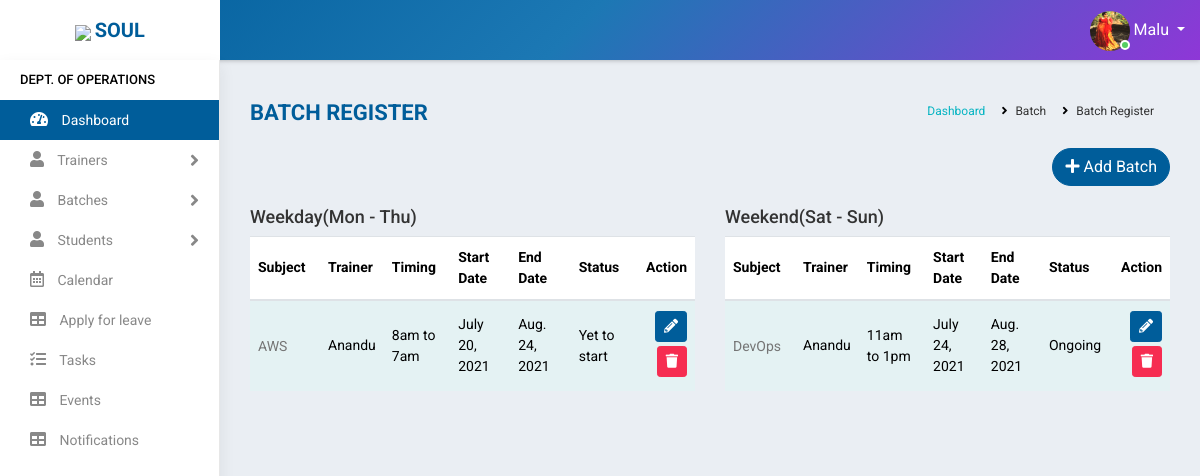
/batch_register/ (signed in), run on the app's committed database.
### accounts/models.py (models this page shows, shortened)
class Staff(models.Model):
    value= [
    ('1', 'Operations'),
    ('2', 'Sales'),
    ('3', 'Trainer'),
    ('4', 'Admin'),
]
    user = models.OneToOneField(User,on_delete=models.CASCADE,null=True)
    name = models.CharField(max_length=100,null=True)
    mobile = models.CharField(max_length=10,null=True)
    city = models.CharField(max_length=100,null=True)
    stype = models.CharField(max_length=100,null=True,choices=value)
    profile_pic = models.ImageField(null=True, blank=True,default="user-circle-solid.jpg")
    def __str__(self):
        return self.name

class Batch(models.Model):
    mod_value= [
    ('1', 'Weekday'),
    ('2', 'Weekend')
    ]
    status_value= [
        ('Yet to start', 'Yet to start'),
        ('Ongoing', 'Ongoing'),
        ('Completed', 'Completed'),
    ]
    subject = models.ForeignKey(Courses,on_delete=models.CASCADE,null=True)
    trainer = models.ForeignKey(Staff,on_delete=models.CASCADE,null=True,limit_choices_to={'stype':"3"})
    timing = models.CharField(max_length=100, null=True)
    start_date = models.DateField(null=True)
    end_date = models.DateField(null=True)
    mode = models.CharField(max_length=100,choices=mod_value,default=1)
    status = models.CharField(max_length=100,choices=status_value)

class Courses(models.Model):
    name = models.CharField(max_length=300,null=True)
    fee = models.CharField(max_length=6)
    def __str__(self):
        return self.name

### accounts/views.py (the view)
# urls.py: path('batch_register/', AllBatchView.as_view(),name='batch_register'),
class AllBatchView(View):
    def get(self, request):
        user=request.user
        if user.is_authenticated:
            s= Staff.objects.get(user=user)
            if s.stype == "1":
                b=Batch.objects.filter(mode="1")
                c=Batch.objects.filter(mode="2")
                return render(request,'accounts/all_batches.html',{'b':b,'c':c})
            else:
                return redirect('home')
        else:
            return redirect('logout')

### accounts/templates/accounts/all_batches.html (shortened to what this page needs)
{% extends 'accounts/main.html' %}
    {% block content %}
<div class="main-wrapper">
    {% include 'accounts/navbar.html' %}
    {% include 'accounts/sidebar_operations.html' %}
    <div class="page-wrapper">
        <div class="content container-fluid">
            <div class="page-header">
                <div class="row">
                    <div class="col-lg-7 col-md-12 col-sm-12 col-12">
                        <h5 class="text-uppercase">Batch Register</h5>
                    </div>
                    <div class="col-lg-5 col-md-12 col-sm-12 col-12">
                        <ul class="list-inline breadcrumb float-right">
                        <li class="list-inline-item"><a href="{% url 'operations_dashboard' %}">Dashboard</a></li>
                        <li class="list-inline-item">Batch</li>
                        <li class="list-inline-item">Batch Register</li>
                        </ul>
                    </div>
                </div>
            </div>
            <div class="row">
                <div class="col-sm-4 col-3"></div>
                <div class="col-sm-8 col-9 text-right m-b-20">
                    <a href="{% url 'batch_creation_form' %}" class="btn btn-primary float-right btn-rounded"><i class="fas fa-plus"></i> Add Batch</a>
                </div>
            </div>
                <div class="row">
                    <div class="col-12 col-md-6">
                        <div class="table-responsive">
                            <h4>Weekday(Mon - Thu)</h4>
                        <table class="table table-striped custom-table datatable">
                            <thead>
                                <tr>
                                    <th style="min-width:70px;">Subject</th>
                                    <th style="min-width:50px;">Trainer</th>
                                    <th style="min-width:50px;">Timing</th>
                                    <th style="min-width:50px;">Start Date</th>
                                    <th style="min-width:50px;">End Date</th>
                                    <th style="min-width:50px;">Status</th>
                                    <th class="text-right">Action</th>
                                </tr>
                            </thead>
                            <tbody>
                                {% for i in b %}
                                <tr>
                                    <td><h2><a href="">{{i.subject}}</a></h2></td>
                                    <td>{{i.trainer}}</td>
                                    <td>{{i.timing}}</td>
                                    <td>{{i.start_date}}</td>
                                    <td>{{i.end_date}}</td>
                                    <td>{{i.status}}</td>
                                    <td class="text-right">
                                    <a href="{%url 'batch_edit' i.id %}" class="btn btn-primary btn-sm mb-1">
                                    <i class="fas fa-pencil-alt" aria-hidden="true"></i>
                                    </a>
                                    <a href="{%url 'batch_delete' i.id %}" class="btn btn-danger btn-sm mb-1">
                                        <i class="fas fa-trash" aria-hidden="true"></i>
                                        </a>
                                    </td>
                                </tr>
                                {%  endfor %}
                            </tbody>
                        </table>
                        </div>
                    </div>
                    <div class="col-12 col-md-6">
                        <div class="table-responsive">
                            <h4>Weekend(Sat - Sun)</h4>
                        <table class="table table-striped custom-table datatable">
                            <thead>
                                <tr>
                                    <th style="min-width:70px;">Subject</th>
                                    <th style="min-width:50px;">Trainer</th>
                                    <th style="min-width:50px;">Timing</th>
                                    <th style="min-width:50px;">Start Date</th>
                                    <th style="min-width:50px;">End Date</th>
                                    <th style="min-width:50px;">Status</th>
                                    <th class="text-right">Action</th>
                                </tr>
                            </thead>
                            <tbody>
                                {% for i in c %}
                                <tr>
                                    <td><h2><a href="">{{i.subject}}</a></h2></td>
                                    <td>{{i.trainer}}</td>
                                    <td>{{i.timing}}</td>
                                    <td>{{i.start_date}}</td>
                                    <td>{{i.end_date}}</td>
                                    <td>{{i.status}}</td>
                                    <td class="text-right">
                                    <a href="{%url 'batch_edit' i.id %}" class="btn btn-primary btn-sm mb-1">
                                    <i class="fas fa-pencil-alt" aria-hidden="true"></i>
                                    </a>
                                    <a href="{%url 'batch_delete' i.id %}" class="btn btn-danger btn-sm mb-1">
                                        <i class="fas fa-trash" aria-hidden="true"></i>
                                        </a>
                                    </td>
                                </tr>
                                {%  endfor %}
                            </tbody>
                        </table>
                        </div>
                    </div>
        </div>
    </div>
</div>
{% endblock %}

### accounts/templates/accounts/main.html (shortened to what this page needs)
{% load static %}
<!DOCTYPE html>
<html>
<head>
    <link rel="stylesheet" href="https://cdnjs.cloudflare.com/ajax/libs/font-awesome/5.15.3/css/all.min.css" />
	<link rel="stylesheet" type="text/css" href="{% static 'assets/css/bootstrap.min.css' %}">
	<link rel="stylesheet" type="text/css" href="{% static 'assets/plugins/fontawesome/css/all.min.css' %}">
	<link rel="stylesheet" type="text/css" href="{% static 'assets/plugins/fontawesome/css/fontawesome.min.css' %}">
	<link rel="stylesheet" type="text/css" href="{% static 'assets/css/fullcalendar.min.css' %}">
	<link rel="stylesheet" type="text/css" href="{% static 'assets/css/dataTables.bootstrap4.min.css' %}">
	<link rel="stylesheet" type="text/css" href="{% static 'assets/css/select2.min.css' %}">
	<link rel="stylesheet" type="text/css" href="{% static 'assets/css/bootstrap-datetimepicker.min.css' %}">
	<link rel="stylesheet" type="text/css" href="{% static 'assets/plugins/morris/morris.css' %}">
	<link rel="stylesheet" type="text/css" href="{% static 'assets/css/style.css' %}">
</head>
<body>
    {% block content %}
    {% endblock %}
</body>
</html>

### accounts/templates/accounts/navbar.html (shortened to what this page needs)
<div class="header">
    <div class="header-left">
        <a href="https://www.teqstories.com" class="logo">
            <img src="https://www.teqstories.com/assets/images/Blue.png" style="height: 40px;width:auto;">
            <span class="text-uppercase"><b>Soul</b></span>
        </a>
    </div>
    <div class="page-title-box float-left">
    </div>
    <ul class="nav user-menu float-right">
        <li class="nav-item dropdown has-arrow">
            <a href="#" class="dropdown-toggle nav-link user-link" data-toggle="dropdown">
                <span class="user-img"><img class="rounded-circle" src="{{request.user.staff.profile_pic.url}}" width="40" height="40" alt="Admin">
                    <span class="status online"></span></span>
                <span>{{request.user.staff.name|title}}</span>
            </a>
        </li>
    </ul>
</div>

### accounts/templates/accounts/sidebar_operations.html (shortened to what this page needs)
<div class="sidebar" id="sidebar">
    <div class="sidebar-inner slimscroll">
        <div id="sidebar-menu" class="sidebar-menu">
            <ul>
                <li class="menu-title">Dept. of OPERATIONS</li>
                <li class="active">
                    <a href="{% url 'operations_dashboard' %}"><i class="fas fa-tachometer-alt" aria-hidden="true"></i> Dashboard</a>
                </li>
                <li class="">
                    <a href="#"><i class="fas fa-user" aria-hidden="true"></i> <span> Trainers</span> <span
                            class="menu-arrow"></span></a>
                </li>
                <li class="submenu">
                    <a href="#"><i class="fas fa-user" aria-hidden="true"></i> <span>Batches</span> <span
                            class="menu-arrow"></span></a>
                </li>
                <li class="submenu">
                    <a href="#"><i class="fas fa-user" aria-hidden="true"></i> <span> Students</span> <span
                            class="menu-arrow"></span></a>
                </li>
                <li>
                    <a href="" style="width: 80%; display: inline-block;"><i
                            class="far fa-calendar-alt" aria-hidden="true"></i> Calendar</a>
                </li>
                <li>
                    <a href=""><i class="fas fa-table" aria-hidden="true"></i> Apply for leave</a>
                </li>
                <li>
                    <a href="{% url 'task' %}"><i class="fas fa-tasks" aria-hidden="true"></i> Tasks</a>
                </li>
                <li>
                    <a href=""><i class="fas fa-table" aria-hidden="true"></i> Events</a>
                </li>
                <li>
                    <a href=""><i class="fas fa-table" aria-hidden="true"></i> Notifications</a>
                </li>
                    </ul>
        </div>
    </div>
</div>

### data on the page
Batch: subject "AWS", trainer "Anandu", timing "8am to 7am", start_date "July 20, 2021", end_date "Aug. 24, 2021", status "Yet to start"
Batch: subject "DevOps", trainer "Anandu", timing "11am to 1pm", start_date "July 24, 2021", end_date "Aug. 28, 2021", status "Ongoing"

### other printed values
{{ request.user.staff.name|title }} "Malu"
